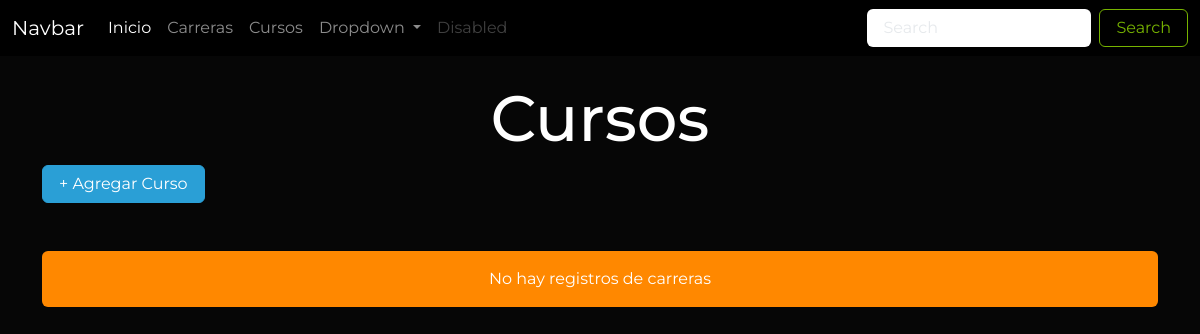
The app's page /cursos/, older data.
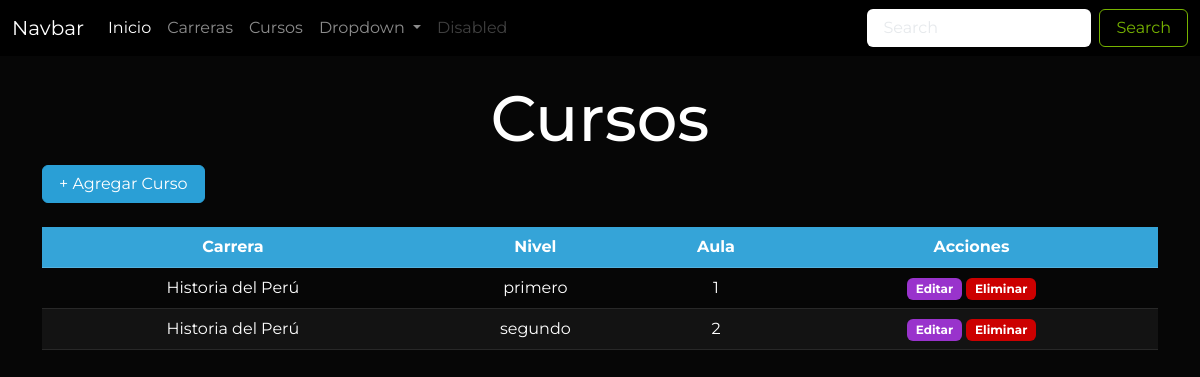
The same page, newer data.
### Aplicaciones/Educacion/models.py (models this page shows, shortened)
class Curso(models.Model):
    id_cur=models.AutoField(primary_key=True)
    nivel_cur=models.CharField(max_length=50)
    aula_cur=models.IntegerField()
    fk_id_car=models.ForeignKey(Carrera, on_delete=models.PROTECT)

class Carrera(models.Model):
    id_car=models.AutoField(primary_key=True)
    nombre_car=models.CharField(max_length=50)
    fecha_creacion_car=models.DateField()
    telefono_car=models.CharField(max_length=10)
    logo_car=models.FileField(upload_to='carreras', null=True)

### Aplicaciones/Educacion/views/curso_views.py (the view)
# urls.py: path('cursos/', curso_views.cursos, name="cursos"),
def cursos(request):
    cursoDbb = Curso.objects.all()
    carrerasDbb = Carrera.objects.all()
    return render(request, 'cursos/cursos.html', {
        "cursos": cursoDbb,
        "carreras": carrerasDbb
    })

### Aplicaciones/Educacion/templates/cursos/cursos.html (shortened to what this page needs)
{% extends 'plantilla.html' %}
{% load static %}
{% block contenido %}
<div class="container">
    <h1 class="text-center mt-4"> Cursos</h1>
<button class="btn btn-primary mb-4" data-bs-toggle="modal" data-bs-target="#exampleModal">
    + Agregar Curso
  </button>
{% if cursos %}
    <div class="table-responsive">
        <table class="table table-hover table-striped text-center" id="tabla">
            <thead class="table-primary">
                <tr>
                    <th scope="col">Carrera</th>
                    <th scope="col">Nivel</th>
                    <th scope="col">Aula</th>
                    <th scope="col">Acciones</th>
                </tr>
            </thead>
            <tbody>
                {%  for curso in cursos %}
                    <tr>
                        <td>{{curso.fk_id_car.nombre_car}}</td>
                        <td>{{curso.nivel_cur}}</td>
                        <td>{{curso.aula_cur}}</td>
                        <td>
                            <a href="{% url 'editar_curso' curso.id_cur %}" class="btn badge bg-info">Editar</a>
                            <a href="javascript: void(0)"  onclick="eliminarFila('/eliminar_curso/{{curso.id_cur}}', 'Curso')" class="btn badge bg-danger">Eliminar</a>
                        </td>
                    </tr>
                {% endfor %}
            </tbody>
        </table>
    </div>
{% else %}
    <div class="alert alert-warning mt-4 text-center">No hay registros de carreras</div>
{% endif %}
</div>
{% endblock contenido %}

Row changes from the older to the newer data that the page shows:
added Curso: fk_id_car.nombre_car "Historia del Perú", nivel_cur "primero", aula_cur "1"
added Curso: fk_id_car.nombre_car "Historia del Perú", nivel_cur "segundo", aula_cur "2"
Text that changed along with them:
text no longer shown: "No hay registros de carreras"
text now shown: "Carrera Nivel Aula Acciones"
